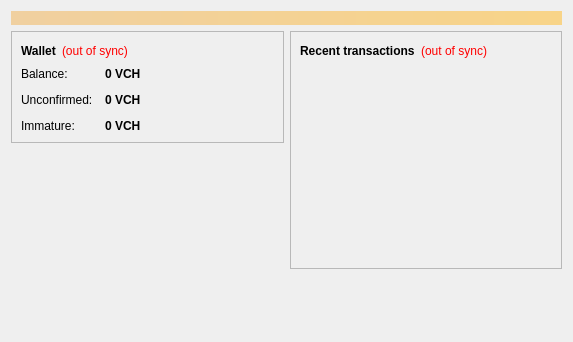
<?xml version="1.0" encoding="UTF-8"?>
<ui version="4.0">
 <class>OverviewPage</class>
 <widget class="QWidget" name="OverviewPage">
  <property name="geometry">
   <rect>
    <x>0</x>
    <y>0</y>
    <width>573</width>
    <height>342</height>
   </rect>
  </property>
  <property name="windowTitle">
   <string>Form</string>
  </property>
  <layout class="QVBoxLayout" name="topLayout">
   <item>
    <widget class="QLabel" name="labelAlerts">
     <property name="visible">
      <bool>false</bool>
     </property>
     <property name="styleSheet">
      <string notr="true">background-color: qlineargradient(x1: 0, y1: 0, x2: 1, y2: 0, stop:0 #F0D0A0, stop:1 #F8D488); color:#000000;</string>
     </property>
     <property name="wordWrap">
      <bool>true</bool>
     </property>
     <property name="margin">
      <number>3</number>
     </property>
    </widget>
   </item>
   <item>
    <layout class="QHBoxLayout" name="horizontalLayout" stretch="1,1">
     <item>
      <layout class="QVBoxLayout" name="verticalLayout_2">
       <item>
        <widget class="QFrame" name="frame">
         <property name="frameShape">
          <enum>QFrame::StyledPanel</enum>
         </property>
         <property name="frameShadow">
          <enum>QFrame::Raised</enum>
         </property>
         <layout class="QVBoxLayout" name="verticalLayout_4">
          <item>
           <layout class="QHBoxLayout" name="horizontalLayout_4">
            <item>
             <widget class="QLabel" name="label_5">
              <property name="font">
               <font>
                <weight>75</weight>
                <bold>true</bold>
               </font>
              </property>
              <property name="text">
               <string>Wallet</string>
              </property>
             </widget>
            </item>
            <item>
             <widget class="QLabel" name="labelWalletStatus">
              <property name="toolTip">
               <string>The displayed information may be out of date. Your wallet automatically synchronizes with the Valuecash network after a connection is established, but this process has not completed yet.</string>
              </property>
              <property name="styleSheet">
               <string notr="true">QLabel { color: red; }</string>
              </property>
              <property name="text">
               <string notr="true">(out of sync)</string>
              </property>
              <property name="alignment">
               <set>Qt::AlignLeading|Qt::AlignLeft|Qt::AlignVCenter</set>
              </property>
             </widget>
            </item>
            <item>
             <spacer name="horizontalSpacer_2">
              <property name="orientation">
               <enum>Qt::Horizontal</enum>
              </property>
              <property name="sizeHint" stdset="0">
               <size>
                <width>40</width>
                <height>20</height>
               </size>
              </property>
             </spacer>
            </item>
           </layout>
          </item>
          <item>
           <layout class="QFormLayout" name="formLayout_2">
            <property name="fieldGrowthPolicy">
             <enum>QFormLayout::AllNonFixedFieldsGrow</enum>
            </property>
            <property name="horizontalSpacing">
             <number>12</number>
            </property>
            <property name="verticalSpacing">
             <number>12</number>
            </property>
            <item row="0" column="0">
             <widget class="QLabel" name="label">
              <property name="text">
               <string>Balance:</string>
              </property>
             </widget>
            </item>
            <item row="0" column="1">
             <widget class="QLabel" name="labelBalance">
              <property name="font">
               <font>
                <weight>75</weight>
                <bold>true</bold>
               </font>
              </property>
              <property name="cursor">
               <cursorShape>IBeamCursor</cursorShape>
              </property>
              <property name="toolTip">
               <string>Your current balance</string>
              </property>
              <property name="text">
               <string notr="true">0 VCH</string>
              </property>
              <property name="textInteractionFlags">
               <set>Qt::LinksAccessibleByMouse|Qt::TextSelectableByKeyboard|Qt::TextSelectableByMouse</set>
              </property>
             </widget>
            </item>
            <item row="1" column="0">
             <widget class="QLabel" name="label_3">
              <property name="text">
               <string>Unconfirmed:</string>
              </property>
             </widget>
            </item>
            <item row="1" column="1">
             <widget class="QLabel" name="labelUnconfirmed">
              <property name="font">
               <font>
                <weight>75</weight>
                <bold>true</bold>
               </font>
              </property>
              <property name="cursor">
               <cursorShape>IBeamCursor</cursorShape>
              </property>
              <property name="toolTip">
               <string>Total of transactions that have yet to be confirmed, and do not yet count toward the current balance</string>
              </property>
              <property name="text">
               <string notr="true">0 VCH</string>
              </property>
              <property name="textInteractionFlags">
               <set>Qt::LinksAccessibleByMouse|Qt::TextSelectableByKeyboard|Qt::TextSelectableByMouse</set>
              </property>
             </widget>
            </item>
            <item row="2" column="0">
             <widget class="QLabel" name="labelImmatureText">
              <property name="text">
               <string>Immature:</string>
              </property>
             </widget>
            </item>
            <item row="2" column="1">
             <widget class="QLabel" name="labelImmature">
              <property name="font">
               <font>
                <weight>75</weight>
                <bold>true</bold>
               </font>
              </property>
              <property name="toolTip">
               <string>Mined balance that has not yet matured</string>
              </property>
              <property name="text">
               <string notr="true">0 VCH</string>
              </property>
              <property name="textInteractionFlags">
               <set>Qt::LinksAccessibleByMouse|Qt::TextSelectableByKeyboard|Qt::TextSelectableByMouse</set>
              </property>
             </widget>
            </item>
           </layout>
          </item>
         </layout>
        </widget>
       </item>
       <item>
        <spacer name="verticalSpacer">
         <property name="orientation">
          <enum>Qt::Vertical</enum>
         </property>
         <property name="sizeHint" stdset="0">
          <size>
           <width>20</width>
           <height>40</height>
          </size>
         </property>
        </spacer>
       </item>
      </layout>
     </item>
     <item>
      <layout class="QVBoxLayout" name="verticalLayout_3">
       <item>
        <widget class="QFrame" name="frame_2">
         <property name="frameShape">
          <enum>QFrame::StyledPanel</enum>
         </property>
         <property name="frameShadow">
          <enum>QFrame::Raised</enum>
         </property>
         <layout class="QVBoxLayout" name="verticalLayout">
          <item>
           <layout class="QHBoxLayout" name="horizontalLayout_2">
            <item>
             <widget class="QLabel" name="label_4">
              <property name="text">
               <string>&lt;b&gt;Recent transactions&lt;/b&gt;</string>
              </property>
             </widget>
            </item>
            <item>
             <widget class="QLabel" name="labelTransactionsStatus">
              <property name="toolTip">
               <string>The displayed information may be out of date. Your wallet automatically synchronizes with the Valuecash network after a connection is established, but this process has not completed yet.</string>
              </property>
              <property name="styleSheet">
               <string notr="true">QLabel { color: red; }</string>
              </property>
              <property name="text">
               <string notr="true">(out of sync)</string>
              </property>
              <property name="alignment">
               <set>Qt::AlignRight|Qt::AlignTrailing|Qt::AlignVCenter</set>
              </property>
             </widget>
            </item>
            <item>
             <spacer name="horizontalSpacer">
              <property name="orientation">
               <enum>Qt::Horizontal</enum>
              </property>
              <property name="sizeHint" stdset="0">
               <size>
                <width>40</width>
                <height>20</height>
               </size>
              </property>
             </spacer>
            </item>
           </layout>
          </item>
          <item>
           <widget class="QListView" name="listTransactions">
            <property name="styleSheet">
             <string notr="true">QListView { background: transparent; }</string>
            </property>
            <property name="frameShape">
             <enum>QFrame::NoFrame</enum>
            </property>
            <property name="verticalScrollBarPolicy">
             <enum>Qt::ScrollBarAlwaysOff</enum>
            </property>
            <property name="horizontalScrollBarPolicy">
             <enum>Qt::ScrollBarAlwaysOff</enum>
            </property>
            <property name="selectionMode">
             <enum>QAbstractItemView::NoSelection</enum>
            </property>
           </widget>
          </item>
         </layout>
        </widget>
       </item>
       <item>
        <spacer name="verticalSpacer_2">
         <property name="orientation">
          <enum>Qt::Vertical</enum>
         </property>
         <property name="sizeHint" stdset="0">
          <size>
           <width>20</width>
           <height>40</height>
          </size>
         </property>
        </spacer>
       </item>
      </layout>
     </item>
    </layout>
   </item>
  </layout>
 </widget>
 <resources/>
 <connections/>
</ui>
